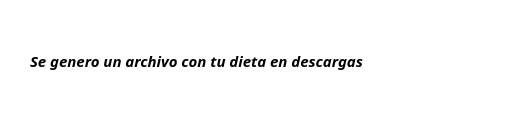
<?xml version="1.0" encoding="UTF-8"?>
<ui version="4.0">
 <class>Dialog</class>
 <widget class="QDialog" name="Dialog">
  <property name="geometry">
   <rect>
    <x>0</x>
    <y>0</y>
    <width>527</width>
    <height>121</height>
   </rect>
  </property>
  <property name="palette">
   <palette>
    <active>
     <colorrole role="WindowText">
      <brush brushstyle="SolidPattern">
       <color alpha="255">
        <red>255</red>
        <green>255</green>
        <blue>255</blue>
       </color>
      </brush>
     </colorrole>
     <colorrole role="Button">
      <brush brushstyle="SolidPattern">
       <color alpha="255">
        <red>255</red>
        <green>255</green>
        <blue>255</blue>
       </color>
      </brush>
     </colorrole>
     <colorrole role="Midlight">
      <brush brushstyle="SolidPattern">
       <color alpha="255">
        <red>255</red>
        <green>255</green>
        <blue>255</blue>
       </color>
      </brush>
     </colorrole>
     <colorrole role="Dark">
      <brush brushstyle="SolidPattern">
       <color alpha="255">
        <red>255</red>
        <green>255</green>
        <blue>255</blue>
       </color>
      </brush>
     </colorrole>
     <colorrole role="Mid">
      <brush brushstyle="SolidPattern">
       <color alpha="255">
        <red>255</red>
        <green>255</green>
        <blue>255</blue>
       </color>
      </brush>
     </colorrole>
     <colorrole role="Text">
      <brush brushstyle="SolidPattern">
       <color alpha="255">
        <red>255</red>
        <green>255</green>
        <blue>255</blue>
       </color>
      </brush>
     </colorrole>
     <colorrole role="ButtonText">
      <brush brushstyle="SolidPattern">
       <color alpha="255">
        <red>255</red>
        <green>255</green>
        <blue>255</blue>
       </color>
      </brush>
     </colorrole>
     <colorrole role="Base">
      <brush brushstyle="SolidPattern">
       <color alpha="255">
        <red>255</red>
        <green>255</green>
        <blue>255</blue>
       </color>
      </brush>
     </colorrole>
     <colorrole role="Window">
      <brush brushstyle="SolidPattern">
       <color alpha="255">
        <red>255</red>
        <green>255</green>
        <blue>255</blue>
       </color>
      </brush>
     </colorrole>
     <colorrole role="Shadow">
      <brush brushstyle="SolidPattern">
       <color alpha="255">
        <red>255</red>
        <green>255</green>
        <blue>255</blue>
       </color>
      </brush>
     </colorrole>
     <colorrole role="Highlight">
      <brush brushstyle="SolidPattern">
       <color alpha="255">
        <red>255</red>
        <green>255</green>
        <blue>255</blue>
       </color>
      </brush>
     </colorrole>
     <colorrole role="Link">
      <brush brushstyle="SolidPattern">
       <color alpha="255">
        <red>255</red>
        <green>255</green>
        <blue>255</blue>
       </color>
      </brush>
     </colorrole>
     <colorrole role="LinkVisited">
      <brush brushstyle="SolidPattern">
       <color alpha="255">
        <red>255</red>
        <green>255</green>
        <blue>255</blue>
       </color>
      </brush>
     </colorrole>
     <colorrole role="AlternateBase">
      <brush brushstyle="SolidPattern">
       <color alpha="255">
        <red>255</red>
        <green>255</green>
        <blue>255</blue>
       </color>
      </brush>
     </colorrole>
     <colorrole role="ToolTipBase">
      <brush brushstyle="SolidPattern">
       <color alpha="255">
        <red>255</red>
        <green>255</green>
        <blue>255</blue>
       </color>
      </brush>
     </colorrole>
     <colorrole role="ToolTipText">
      <brush brushstyle="SolidPattern">
       <color alpha="255">
        <red>255</red>
        <green>255</green>
        <blue>255</blue>
       </color>
      </brush>
     </colorrole>
    </active>
    <inactive>
     <colorrole role="WindowText">
      <brush brushstyle="SolidPattern">
       <color alpha="255">
        <red>255</red>
        <green>255</green>
        <blue>255</blue>
       </color>
      </brush>
     </colorrole>
     <colorrole role="Button">
      <brush brushstyle="SolidPattern">
       <color alpha="255">
        <red>255</red>
        <green>255</green>
        <blue>255</blue>
       </color>
      </brush>
     </colorrole>
     <colorrole role="Midlight">
      <brush brushstyle="SolidPattern">
       <color alpha="255">
        <red>255</red>
        <green>255</green>
        <blue>255</blue>
       </color>
      </brush>
     </colorrole>
     <colorrole role="Dark">
      <brush brushstyle="SolidPattern">
       <color alpha="255">
        <red>255</red>
        <green>255</green>
        <blue>255</blue>
       </color>
      </brush>
     </colorrole>
     <colorrole role="Mid">
      <brush brushstyle="SolidPattern">
       <color alpha="255">
        <red>255</red>
        <green>255</green>
        <blue>255</blue>
       </color>
      </brush>
     </colorrole>
     <colorrole role="Text">
      <brush brushstyle="SolidPattern">
       <color alpha="255">
        <red>255</red>
        <green>255</green>
        <blue>255</blue>
       </color>
      </brush>
     </colorrole>
     <colorrole role="ButtonText">
      <brush brushstyle="SolidPattern">
       <color alpha="255">
        <red>255</red>
        <green>255</green>
        <blue>255</blue>
       </color>
      </brush>
     </colorrole>
     <colorrole role="Base">
      <brush brushstyle="SolidPattern">
       <color alpha="255">
        <red>255</red>
        <green>255</green>
        <blue>255</blue>
       </color>
      </brush>
     </colorrole>
     <colorrole role="Window">
      <brush brushstyle="SolidPattern">
       <color alpha="255">
        <red>255</red>
        <green>255</green>
        <blue>255</blue>
       </color>
      </brush>
     </colorrole>
     <colorrole role="Shadow">
      <brush brushstyle="SolidPattern">
       <color alpha="255">
        <red>255</red>
        <green>255</green>
        <blue>255</blue>
       </color>
      </brush>
     </colorrole>
     <colorrole role="Highlight">
      <brush brushstyle="SolidPattern">
       <color alpha="255">
        <red>255</red>
        <green>255</green>
        <blue>255</blue>
       </color>
      </brush>
     </colorrole>
     <colorrole role="Link">
      <brush brushstyle="SolidPattern">
       <color alpha="255">
        <red>255</red>
        <green>255</green>
        <blue>255</blue>
       </color>
      </brush>
     </colorrole>
     <colorrole role="LinkVisited">
      <brush brushstyle="SolidPattern">
       <color alpha="255">
        <red>255</red>
        <green>255</green>
        <blue>255</blue>
       </color>
      </brush>
     </colorrole>
     <colorrole role="AlternateBase">
      <brush brushstyle="SolidPattern">
       <color alpha="255">
        <red>255</red>
        <green>255</green>
        <blue>255</blue>
       </color>
      </brush>
     </colorrole>
     <colorrole role="ToolTipBase">
      <brush brushstyle="SolidPattern">
       <color alpha="255">
        <red>255</red>
        <green>255</green>
        <blue>255</blue>
       </color>
      </brush>
     </colorrole>
     <colorrole role="ToolTipText">
      <brush brushstyle="SolidPattern">
       <color alpha="255">
        <red>255</red>
        <green>255</green>
        <blue>255</blue>
       </color>
      </brush>
     </colorrole>
    </inactive>
    <disabled>
     <colorrole role="WindowText">
      <brush brushstyle="SolidPattern">
       <color alpha="255">
        <red>255</red>
        <green>255</green>
        <blue>255</blue>
       </color>
      </brush>
     </colorrole>
     <colorrole role="Button">
      <brush brushstyle="SolidPattern">
       <color alpha="255">
        <red>255</red>
        <green>255</green>
        <blue>255</blue>
       </color>
      </brush>
     </colorrole>
     <colorrole role="Midlight">
      <brush brushstyle="SolidPattern">
       <color alpha="255">
        <red>255</red>
        <green>255</green>
        <blue>255</blue>
       </color>
      </brush>
     </colorrole>
     <colorrole role="Dark">
      <brush brushstyle="SolidPattern">
       <color alpha="255">
        <red>255</red>
        <green>255</green>
        <blue>255</blue>
       </color>
      </brush>
     </colorrole>
     <colorrole role="Mid">
      <brush brushstyle="SolidPattern">
       <color alpha="255">
        <red>255</red>
        <green>255</green>
        <blue>255</blue>
       </color>
      </brush>
     </colorrole>
     <colorrole role="Text">
      <brush brushstyle="SolidPattern">
       <color alpha="255">
        <red>255</red>
        <green>255</green>
        <blue>255</blue>
       </color>
      </brush>
     </colorrole>
     <colorrole role="ButtonText">
      <brush brushstyle="SolidPattern">
       <color alpha="255">
        <red>255</red>
        <green>255</green>
        <blue>255</blue>
       </color>
      </brush>
     </colorrole>
     <colorrole role="Base">
      <brush brushstyle="SolidPattern">
       <color alpha="255">
        <red>255</red>
        <green>255</green>
        <blue>255</blue>
       </color>
      </brush>
     </colorrole>
     <colorrole role="Window">
      <brush brushstyle="SolidPattern">
       <color alpha="255">
        <red>255</red>
        <green>255</green>
        <blue>255</blue>
       </color>
      </brush>
     </colorrole>
     <colorrole role="Shadow">
      <brush brushstyle="SolidPattern">
       <color alpha="255">
        <red>255</red>
        <green>255</green>
        <blue>255</blue>
       </color>
      </brush>
     </colorrole>
     <colorrole role="Highlight">
      <brush brushstyle="SolidPattern">
       <color alpha="255">
        <red>0</red>
        <green>120</green>
        <blue>215</blue>
       </color>
      </brush>
     </colorrole>
     <colorrole role="Link">
      <brush brushstyle="SolidPattern">
       <color alpha="255">
        <red>255</red>
        <green>255</green>
        <blue>255</blue>
       </color>
      </brush>
     </colorrole>
     <colorrole role="LinkVisited">
      <brush brushstyle="SolidPattern">
       <color alpha="255">
        <red>255</red>
        <green>255</green>
        <blue>255</blue>
       </color>
      </brush>
     </colorrole>
     <colorrole role="AlternateBase">
      <brush brushstyle="SolidPattern">
       <color alpha="255">
        <red>255</red>
        <green>255</green>
        <blue>255</blue>
       </color>
      </brush>
     </colorrole>
     <colorrole role="ToolTipBase">
      <brush brushstyle="SolidPattern">
       <color alpha="255">
        <red>255</red>
        <green>255</green>
        <blue>255</blue>
       </color>
      </brush>
     </colorrole>
     <colorrole role="ToolTipText">
      <brush brushstyle="SolidPattern">
       <color alpha="255">
        <red>255</red>
        <green>255</green>
        <blue>255</blue>
       </color>
      </brush>
     </colorrole>
    </disabled>
   </palette>
  </property>
  <property name="windowTitle">
   <string>GUARDAR</string>
  </property>
  <property name="windowIcon">
   <iconset>
    <normaloff>C:/Users/Pc/Desktop/fitness-logo-design-template-sport-or-gym-vector-6152179.jpg</normaloff>C:/Users/Pc/Desktop/fitness-logo-design-template-sport-or-gym-vector-6152179.jpg</iconset>
  </property>
  <widget class="QLabel" name="label">
   <property name="geometry">
    <rect>
     <x>30</x>
     <y>40</y>
     <width>471</width>
     <height>41</height>
    </rect>
   </property>
   <property name="palette">
    <palette>
     <active>
      <colorrole role="WindowText">
       <brush brushstyle="SolidPattern">
        <color alpha="255">
         <red>0</red>
         <green>0</green>
         <blue>0</blue>
        </color>
       </brush>
      </colorrole>
      <colorrole role="Text">
       <brush brushstyle="SolidPattern">
        <color alpha="255">
         <red>0</red>
         <green>0</green>
         <blue>0</blue>
        </color>
       </brush>
      </colorrole>
      <colorrole role="ToolTipBase">
       <brush brushstyle="SolidPattern">
        <color alpha="255">
         <red>0</red>
         <green>0</green>
         <blue>0</blue>
        </color>
       </brush>
      </colorrole>
      <colorrole role="ToolTipText">
       <brush brushstyle="SolidPattern">
        <color alpha="255">
         <red>0</red>
         <green>0</green>
         <blue>0</blue>
        </color>
       </brush>
      </colorrole>
     </active>
     <inactive>
      <colorrole role="WindowText">
       <brush brushstyle="SolidPattern">
        <color alpha="255">
         <red>0</red>
         <green>0</green>
         <blue>0</blue>
        </color>
       </brush>
      </colorrole>
      <colorrole role="Text">
       <brush brushstyle="SolidPattern">
        <color alpha="255">
         <red>0</red>
         <green>0</green>
         <blue>0</blue>
        </color>
       </brush>
      </colorrole>
      <colorrole role="ToolTipBase">
       <brush brushstyle="SolidPattern">
        <color alpha="255">
         <red>0</red>
         <green>0</green>
         <blue>0</blue>
        </color>
       </brush>
      </colorrole>
      <colorrole role="ToolTipText">
       <brush brushstyle="SolidPattern">
        <color alpha="255">
         <red>0</red>
         <green>0</green>
         <blue>0</blue>
        </color>
       </brush>
      </colorrole>
     </inactive>
     <disabled>
      <colorrole role="WindowText">
       <brush brushstyle="SolidPattern">
        <color alpha="255">
         <red>255</red>
         <green>255</green>
         <blue>255</blue>
        </color>
       </brush>
      </colorrole>
      <colorrole role="Text">
       <brush brushstyle="SolidPattern">
        <color alpha="255">
         <red>255</red>
         <green>255</green>
         <blue>255</blue>
        </color>
       </brush>
      </colorrole>
      <colorrole role="ToolTipBase">
       <brush brushstyle="SolidPattern">
        <color alpha="255">
         <red>0</red>
         <green>0</green>
         <blue>0</blue>
        </color>
       </brush>
      </colorrole>
      <colorrole role="ToolTipText">
       <brush brushstyle="SolidPattern">
        <color alpha="255">
         <red>0</red>
         <green>0</green>
         <blue>0</blue>
        </color>
       </brush>
      </colorrole>
     </disabled>
    </palette>
   </property>
   <property name="font">
    <font>
     <family>MV Boli</family>
     <pointsize>11</pointsize>
     <weight>75</weight>
     <italic>true</italic>
     <bold>true</bold>
    </font>
   </property>
   <property name="text">
    <string>Se genero un archivo con tu dieta en descargas</string>
   </property>
  </widget>
 </widget>
 <resources/>
 <connections/>
</ui>
